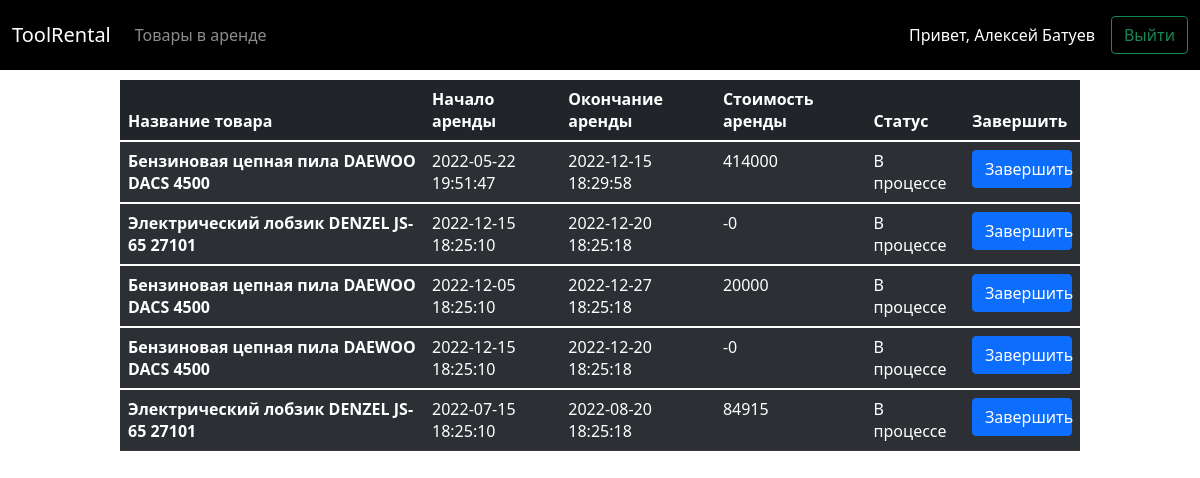
The app's page /index.php?page=orders (signed in) with its own data.
### tables this page shows
CREATE TABLE `rental_order` (
  `id` int UNSIGNED NOT NULL COMMENT 'Индекс заказа',
  `user_id` int UNSIGNED NOT NULL COMMENT 'Индекс пользователя',
  `product_id` int UNSIGNED NOT NULL COMMENT 'Индекс товара',
  `order_date` datetime NOT NULL COMMENT 'Дата и время начала аренды',
  `order_end_date` datetime DEFAULT NULL COMMENT 'Дата и время окончания аренды',
  `rental_price` int UNSIGNED DEFAULT NULL COMMENT 'Цена аренды',
  `is_done` tinyint(1) NOT NULL DEFAULT '0' COMMENT 'Заказ завершён'
);

CREATE TABLE `product` (
  `id` int UNSIGNED NOT NULL COMMENT 'ID товара',
  `name` varchar(255) NOT NULL COMMENT 'Наименование товара',
  `short_description` varchar(255) NOT NULL COMMENT 'Краткое описание',
  `long_description` varchar(1024) NOT NULL COMMENT 'Полное описание',
  `rental_price` int UNSIGNED NOT NULL COMMENT 'Цена аренды',
  `is_in_stock` tinyint(1) NOT NULL COMMENT 'Наличие товара',
  `image` varchar(255) NOT NULL COMMENT 'Изображение товара',
  `category_id` int UNSIGNED NOT NULL COMMENT 'Индекс категории'
);

### orderspage.php (the view, shortened to what this page needs)
<?php
require "dbconnect.php";
?>
<div style="width: 80%; display: flex; flex-direction: column; margin: 80px auto;">
    <table class="table table-dark table-striped">
        <thead>
        <tr>
            <th scope="col">Название товара</th>
            <th scope="col">Начало аренды</th>
            <th scope="col">Окончание аренды</th>
            <th scope="col">Стоимость аренды</th>
            <th scope="col">Статус</th>
            <th scope="col">Завершить</th>
        </tr>
        </thead>
        <?php
        try {
            if ($_SESSION['is_admin'] == 1) {
                $result = $conn->query("SELECT ro.id roID, u.firstname uName, u.lastname uSurname, p.name product_name, p.rental_price pPrice, ro.order_date order_date, ro.order_end_date order_end_date, ro.rental_price, ro.is_done is_done
                                                    FROM rental_order ro
                                                        JOIN product p on ro.product_id = p.id
                                                        JOIN user u on ro.user_id = u.id");
            } else {
                $result = $conn->query("SELECT ro.id roID, p.name product_name,p.rental_price pPrice, ro.order_date order_date, ro.order_end_date order_end_date, ro.rental_price, ro.is_done is_done
                                                    FROM rental_order ro
                                                        JOIN product p on ro.product_id = p.id WHERE ro.user_id =" . $_SESSION['user_id']);
            }
            while ($row = $result->fetch()) {
                $days = ceil((strtotime(date('Y-m-d H:i:s')) - strtotime(date('Y-m-d H:i:s',strtotime($row['order_date']))))/86400);
                $price = $row['pPrice'] * $days;
                echo '<tbody><tr>';
                echo '<th scope="row">' . $row['product_name'] . '</th>';
                echo '<td>' . $row['order_date'] . '</td>';
                echo '<td>' . $row['order_end_date'] . '</td>';
                if ($row['is_done'] == 1) {
                    echo '<td>' . $row['rental_price'] . '</td>';
                    echo '<td>Завершён</td>';
                    echo '<td><a class="btn btn-primary" style="width: 100px" href=deleteorder.php?id=' . $row['roID'] . '>Удалить</a></td>';
                } else {
                    echo '<td>' . $price . '</td>';
                    echo '<td>В процессе</td>';
                    echo '<td><a class="btn btn-primary" style="width: 100px" href=completeorder.php?id=' . $row['roID'] . '>Завершить</a></td>';
                }
                echo '</tr>';
            }
        }
        catch (PDOException $error){
            $_SESSION['msg'] = "Ошибка: ".$error->getMessage();
        }
        ?>
        </tbody>
    </table>
</div>

### records on screen
rental_order: product.name "Бензиновая цепная пила DAEWOO DACS 4500", order_date "2022-05-22 19:51:47", order_end_date "2022-12-15 18:29:58", price "414000"
rental_order: product.name "Электрический лобзик DENZEL JS-65 27101", order_date "2022-12-15 18:25:10", order_end_date "2022-12-20 18:25:18", price "-0"
rental_order: product.name "Бензиновая цепная пила DAEWOO DACS 4500", order_date "2022-12-05 18:25:10", order_end_date "2022-12-27 18:25:18", price "20000"
rental_order: product.name "Бензиновая цепная пила DAEWOO DACS 4500", order_date "2022-12-15 18:25:10", order_end_date "2022-12-20 18:25:18", price "-0"
rental_order: product.name "Электрический лобзик DENZEL JS-65 27101", order_date "2022-07-15 18:25:10", order_end_date "2022-08-20 18:25:18", price "84915"

### other values on screen
$_SESSION['firstname'] "Алексей"
$_SESSION['lastname'] "Батуев"
